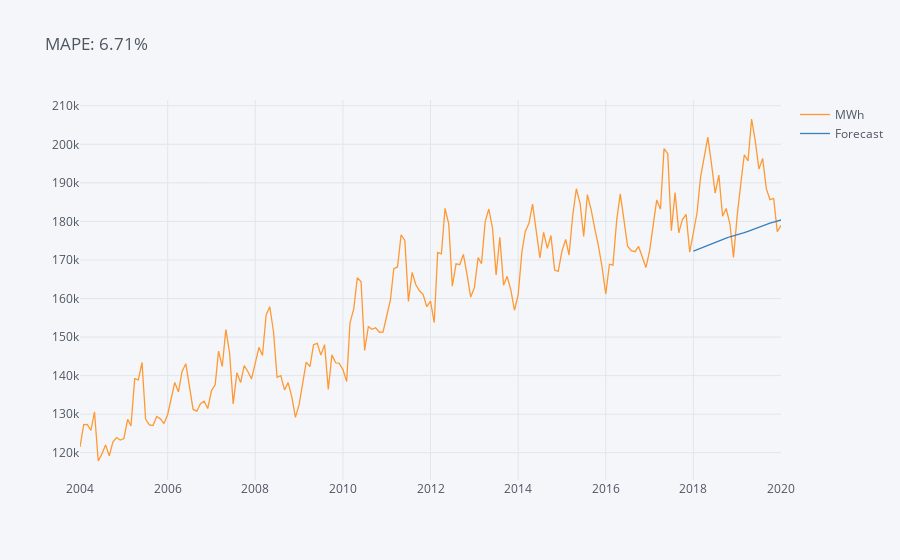

This figure's notebook cell:
### Code cell
mape = np.mean(np.abs((y_test - y_pred)/y_test))*100
df1.iplot(title = f"MAPE: {mape:.3}%")

### Figure 1 — Plotly figure (JSON) as saved in the notebook; plotly's stock layout.template omitted (floating-point values rounded to 4 significant figures; data arrays with more than 128 entries replaced by an {"elided": "..."} marker saying what was removed)
{"data": [{"line": {"color": "rgba(255, 153, 51, 1.0)", "dash": "solid", "shape": "linear", "width": 1.3}, "mode": "lines", "name": "MWh", "text": "", "type": "scatter", "x": {"elided": "193 str values"}, "y": {"elided": "193 float values"}}, {"line": {"color": "rgba(55, 128, 191, 1.0)", "dash": "solid", "shape": "linear", "width": 1.3}, "mode": "lines", "name": "Forecast", "text": "", "type": "scatter", "x": {"elided": "193 str values"}, "y": {"elided": "193 mixed values"}}], "layout": {"legend": {"bgcolor": "#F5F6F9", "font": {"color": "#4D5663"}}, "paper_bgcolor": "#F5F6F9", "plot_bgcolor": "#F5F6F9", "title": {"font": {"color": "#4D5663"}, "text": "MAPE: 6.71%"}, "xaxis": {"gridcolor": "#E1E5ED", "showgrid": true, "tickfont": {"color": "#4D5663"}, "title": {"font": {"color": "#4D5663"}, "text": ""}, "zerolinecolor": "#E1E5ED"}, "yaxis": {"gridcolor": "#E1E5ED", "showgrid": true, "tickfont": {"color": "#4D5663"}, "title": {"font": {"color": "#4D5663"}, "text": ""}, "zerolinecolor": "#E1E5ED"}}}
